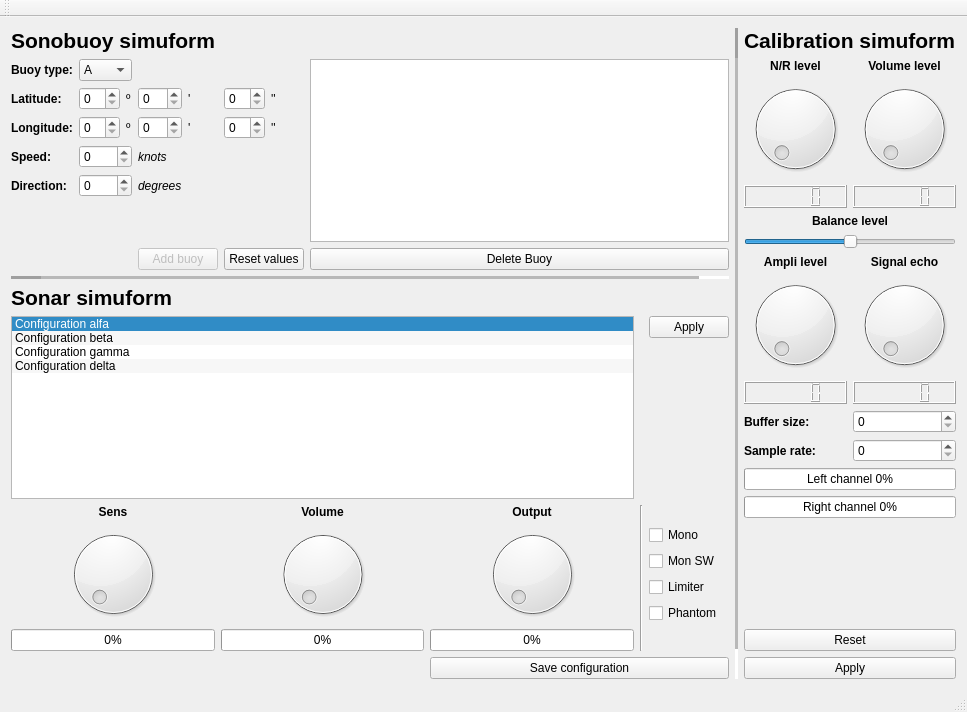
<?xml version="1.0" encoding="UTF-8"?>
<ui version="4.0">
 <class>MainWindow</class>
 <widget class="QMainWindow" name="MainWindow">
  <property name="geometry">
   <rect>
    <x>0</x>
    <y>0</y>
    <width>967</width>
    <height>712</height>
   </rect>
  </property>
  <property name="windowTitle">
   <string>MainWindow</string>
  </property>
  <widget class="QWidget" name="centralWidget">
   <layout class="QGridLayout" name="gridLayout_4">
    <item row="0" column="0">
     <layout class="QGridLayout" name="gridLayout_3">
      <property name="sizeConstraint">
       <enum>QLayout::SetMaximumSize</enum>
      </property>
      <item row="0" column="0">
       <layout class="QGridLayout" name="gridLayout">
        <item row="2" column="0">
         <widget class="QLabel" name="label">
          <property name="font">
           <font>
            <weight>75</weight>
            <bold>true</bold>
           </font>
          </property>
          <property name="text">
           <string>Latitude:</string>
          </property>
         </widget>
        </item>
        <item row="2" column="3">
         <widget class="QSpinBox" name="spinBox"/>
        </item>
        <item row="2" column="1">
         <widget class="QSpinBox" name="spinBox_2"/>
        </item>
        <item row="2" column="5">
         <widget class="QSpinBox" name="spinBox_3"/>
        </item>
        <item row="3" column="1">
         <widget class="QSpinBox" name="spinBox_4"/>
        </item>
        <item row="3" column="3">
         <widget class="QSpinBox" name="spinBox_5"/>
        </item>
        <item row="3" column="5">
         <widget class="QSpinBox" name="spinBox_6"/>
        </item>
        <item row="3" column="0">
         <widget class="QLabel" name="label_2">
          <property name="font">
           <font>
            <weight>75</weight>
            <bold>true</bold>
           </font>
          </property>
          <property name="text">
           <string>Longitude:</string>
          </property>
         </widget>
        </item>
        <item row="4" column="1" colspan="2">
         <widget class="QSpinBox" name="spinBox_7"/>
        </item>
        <item row="5" column="1" colspan="2">
         <widget class="QSpinBox" name="spinBox_8"/>
        </item>
        <item row="1" column="1" colspan="2">
         <widget class="QComboBox" name="comboBoxBuoyType">
          <item>
           <property name="text">
            <string>A</string>
           </property>
          </item>
          <item>
           <property name="text">
            <string>B</string>
           </property>
          </item>
          <item>
           <property name="text">
            <string>C</string>
           </property>
          </item>
          <item>
           <property name="text">
            <string>D</string>
           </property>
          </item>
         </widget>
        </item>
        <item row="1" column="0">
         <widget class="QLabel" name="label_3">
          <property name="font">
           <font>
            <weight>75</weight>
            <bold>true</bold>
           </font>
          </property>
          <property name="text">
           <string>Buoy type:</string>
          </property>
         </widget>
        </item>
        <item row="4" column="0">
         <widget class="QLabel" name="label_4">
          <property name="font">
           <font>
            <weight>75</weight>
            <bold>true</bold>
           </font>
          </property>
          <property name="text">
           <string>Speed:</string>
          </property>
         </widget>
        </item>
        <item row="5" column="0">
         <widget class="QLabel" name="label_5">
          <property name="font">
           <font>
            <weight>75</weight>
            <bold>true</bold>
           </font>
          </property>
          <property name="text">
           <string>Direction:</string>
          </property>
         </widget>
        </item>
        <item row="4" column="3">
         <widget class="QLabel" name="label_6">
          <property name="font">
           <font>
            <italic>true</italic>
           </font>
          </property>
          <property name="text">
           <string>knots</string>
          </property>
         </widget>
        </item>
        <item row="5" column="3">
         <widget class="QLabel" name="label_7">
          <property name="font">
           <font>
            <italic>true</italic>
           </font>
          </property>
          <property name="text">
           <string>degrees</string>
          </property>
         </widget>
        </item>
        <item row="6" column="1">
         <spacer name="verticalSpacer">
          <property name="orientation">
           <enum>Qt::Vertical</enum>
          </property>
          <property name="sizeHint" stdset="0">
           <size>
            <width>20</width>
            <height>40</height>
           </size>
          </property>
         </spacer>
        </item>
        <item row="2" column="2">
         <widget class="QLabel" name="label_8">
          <property name="text">
           <string>º</string>
          </property>
         </widget>
        </item>
        <item row="2" column="4">
         <widget class="QLabel" name="label_9">
          <property name="text">
           <string>'</string>
          </property>
         </widget>
        </item>
        <item row="2" column="6">
         <widget class="QLabel" name="label_10">
          <property name="text">
           <string>''</string>
          </property>
         </widget>
        </item>
        <item row="3" column="2">
         <widget class="QLabel" name="label_11">
          <property name="text">
           <string>º</string>
          </property>
         </widget>
        </item>
        <item row="3" column="4">
         <widget class="QLabel" name="label_12">
          <property name="text">
           <string>'</string>
          </property>
         </widget>
        </item>
        <item row="3" column="6">
         <widget class="QLabel" name="label_13">
          <property name="text">
           <string>''</string>
          </property>
         </widget>
        </item>
        <item row="7" column="5" colspan="2">
         <widget class="QPushButton" name="pb_sonobuoy_reset">
          <property name="text">
           <string>Reset values</string>
          </property>
         </widget>
        </item>
        <item row="7" column="3" colspan="2">
         <widget class="QPushButton" name="pb_sonobuoy_add">
          <property name="enabled">
           <bool>false</bool>
          </property>
          <property name="text">
           <string>Add buoy</string>
          </property>
         </widget>
        </item>
        <item row="1" column="7" rowspan="6">
         <widget class="QListWidget" name="listWidget">
          <property name="alternatingRowColors">
           <bool>true</bool>
          </property>
         </widget>
        </item>
        <item row="7" column="7">
         <widget class="QPushButton" name="pb_sonobuoy_delete">
          <property name="text">
           <string>Delete Buoy</string>
          </property>
         </widget>
        </item>
        <item row="0" column="0" colspan="6">
         <widget class="QLabel" name="label_14">
          <property name="text">
           <string>&lt;!DOCTYPE HTML PUBLIC &quot;-//W3C//DTD HTML 4.0//EN&quot; &quot;http://www.w3.org/TR/REC-html40/strict.dtd&quot;&gt;
&lt;html&gt;&lt;head&gt;&lt;meta name=&quot;qrichtext&quot; content=&quot;1&quot; /&gt;&lt;style type=&quot;text/css&quot;&gt;
p, li { white-space: pre-wrap; }
&lt;/style&gt;&lt;/head&gt;&lt;body style=&quot; font-family:'Sans'; font-size:10pt; font-weight:400; font-style:normal;&quot;&gt;
&lt;p style=&quot; margin-top:0px; margin-bottom:0px; margin-left:0px; margin-right:0px; -qt-block-indent:0; text-indent:0px;&quot;&gt;&lt;span style=&quot; font-size:16pt; font-weight:600;&quot;&gt;Sonobuoy simuform&lt;/span&gt;&lt;/p&gt;&lt;/body&gt;&lt;/html&gt;</string>
          </property>
         </widget>
        </item>
       </layout>
      </item>
      <item row="0" column="2" rowspan="3">
       <layout class="QGridLayout" name="gridLayout_5">
        <item row="0" column="0" colspan="2">
         <widget class="QLabel" name="label_15">
          <property name="text">
           <string>&lt;!DOCTYPE HTML PUBLIC &quot;-//W3C//DTD HTML 4.0//EN&quot; &quot;http://www.w3.org/TR/REC-html40/strict.dtd&quot;&gt;
&lt;html&gt;&lt;head&gt;&lt;meta name=&quot;qrichtext&quot; content=&quot;1&quot; /&gt;&lt;style type=&quot;text/css&quot;&gt;
p, li { white-space: pre-wrap; }
&lt;/style&gt;&lt;/head&gt;&lt;body style=&quot; font-family:'Sans'; font-size:10pt; font-weight:400; font-style:normal;&quot;&gt;
&lt;p style=&quot; margin-top:0px; margin-bottom:0px; margin-left:0px; margin-right:0px; -qt-block-indent:0; text-indent:0px;&quot;&gt;&lt;span style=&quot; font-size:16pt; font-weight:600;&quot;&gt;Calibration simuform&lt;/span&gt;&lt;/p&gt;&lt;/body&gt;&lt;/html&gt;</string>
          </property>
         </widget>
        </item>
        <item row="1" column="0">
         <widget class="QLabel" name="label_16">
          <property name="font">
           <font>
            <weight>75</weight>
            <bold>true</bold>
           </font>
          </property>
          <property name="text">
           <string>N/R level</string>
          </property>
          <property name="alignment">
           <set>Qt::AlignCenter</set>
          </property>
         </widget>
        </item>
        <item row="1" column="1">
         <widget class="QLabel" name="label_17">
          <property name="font">
           <font>
            <weight>75</weight>
            <bold>true</bold>
           </font>
          </property>
          <property name="text">
           <string>Volume level</string>
          </property>
          <property name="alignment">
           <set>Qt::AlignCenter</set>
          </property>
         </widget>
        </item>
        <item row="2" column="0">
         <widget class="QDial" name="di_nrLevel"/>
        </item>
        <item row="2" column="1">
         <widget class="QDial" name="di_volumeLevel"/>
        </item>
        <item row="3" column="0">
         <widget class="QLCDNumber" name="lcdNumber"/>
        </item>
        <item row="3" column="1">
         <widget class="QLCDNumber" name="lcdNumber_2"/>
        </item>
        <item row="4" column="0" colspan="2">
         <widget class="QLabel" name="label_18">
          <property name="font">
           <font>
            <weight>75</weight>
            <bold>true</bold>
           </font>
          </property>
          <property name="text">
           <string>Balance level</string>
          </property>
          <property name="alignment">
           <set>Qt::AlignCenter</set>
          </property>
         </widget>
        </item>
        <item row="5" column="0" colspan="2">
         <widget class="QSlider" name="hs_balanceLevel">
          <property name="value">
           <number>50</number>
          </property>
          <property name="orientation">
           <enum>Qt::Horizontal</enum>
          </property>
         </widget>
        </item>
        <item row="6" column="0">
         <widget class="QLabel" name="label_19">
          <property name="font">
           <font>
            <weight>75</weight>
            <bold>true</bold>
           </font>
          </property>
          <property name="text">
           <string>Ampli level</string>
          </property>
          <property name="alignment">
           <set>Qt::AlignCenter</set>
          </property>
         </widget>
        </item>
        <item row="6" column="1">
         <widget class="QLabel" name="label_20">
          <property name="font">
           <font>
            <weight>75</weight>
            <bold>true</bold>
           </font>
          </property>
          <property name="text">
           <string>Signal echo</string>
          </property>
          <property name="alignment">
           <set>Qt::AlignCenter</set>
          </property>
         </widget>
        </item>
        <item row="7" column="0">
         <widget class="QDial" name="di_ampliLevel"/>
        </item>
        <item row="7" column="1">
         <widget class="QDial" name="di_signalEcho"/>
        </item>
        <item row="8" column="0">
         <widget class="QLCDNumber" name="lc_ampliLevel"/>
        </item>
        <item row="8" column="1">
         <widget class="QLCDNumber" name="lc_signalEcho"/>
        </item>
        <item row="9" column="0">
         <widget class="QLabel" name="label_21">
          <property name="font">
           <font>
            <weight>75</weight>
            <bold>true</bold>
           </font>
          </property>
          <property name="text">
           <string>Buffer size:</string>
          </property>
         </widget>
        </item>
        <item row="9" column="1">
         <widget class="QSpinBox" name="sb_bufferSize"/>
        </item>
        <item row="10" column="0">
         <widget class="QLabel" name="label_22">
          <property name="font">
           <font>
            <weight>75</weight>
            <bold>true</bold>
           </font>
          </property>
          <property name="text">
           <string>Sample rate:</string>
          </property>
         </widget>
        </item>
        <item row="10" column="1">
         <widget class="QSpinBox" name="sb_sampleRate"/>
        </item>
        <item row="11" column="0" colspan="2">
         <widget class="QProgressBar" name="pb_left">
          <property name="value">
           <number>0</number>
          </property>
          <property name="textVisible">
           <bool>true</bool>
          </property>
          <property name="invertedAppearance">
           <bool>false</bool>
          </property>
          <property name="format">
           <string>Left channel %p%</string>
          </property>
         </widget>
        </item>
        <item row="12" column="0" colspan="2">
         <widget class="QProgressBar" name="pb_right">
          <property name="value">
           <number>0</number>
          </property>
          <property name="textVisible">
           <bool>true</bool>
          </property>
          <property name="invertedAppearance">
           <bool>false</bool>
          </property>
          <property name="format">
           <string>Right channel %p%</string>
          </property>
         </widget>
        </item>
        <item row="13" column="0" colspan="2">
         <spacer name="verticalSpacer_2">
          <property name="orientation">
           <enum>Qt::Vertical</enum>
          </property>
          <property name="sizeHint" stdset="0">
           <size>
            <width>20</width>
            <height>40</height>
           </size>
          </property>
         </spacer>
        </item>
        <item row="14" column="0" colspan="2">
         <widget class="QPushButton" name="pb_calibration_reset">
          <property name="text">
           <string>Reset</string>
          </property>
         </widget>
        </item>
        <item row="15" column="0" colspan="2">
         <widget class="QPushButton" name="pb_calibration_apply">
          <property name="text">
           <string>Apply</string>
          </property>
         </widget>
        </item>
       </layout>
      </item>
      <item row="2" column="0">
       <layout class="QGridLayout" name="gridLayout_2">
        <item row="5" column="2" rowspan="4">
         <widget class="QDial" name="dial_5"/>
        </item>
        <item row="5" column="1" rowspan="4">
         <widget class="QDial" name="dial_6"/>
        </item>
        <item row="5" column="0" rowspan="4">
         <widget class="QDial" name="dial_7"/>
        </item>
        <item row="7" column="4">
         <widget class="QCheckBox" name="checkBox">
          <property name="text">
           <string>Limiter</string>
          </property>
         </widget>
        </item>
        <item row="8" column="4">
         <widget class="QCheckBox" name="checkBox_2">
          <property name="text">
           <string>Phantom</string>
          </property>
         </widget>
        </item>
        <item row="5" column="4">
         <widget class="QCheckBox" name="checkBox_3">
          <property name="text">
           <string>Mono</string>
          </property>
         </widget>
        </item>
        <item row="6" column="4">
         <widget class="QCheckBox" name="checkBox_4">
          <property name="text">
           <string>Mon SW</string>
          </property>
         </widget>
        </item>
        <item row="10" column="2" colspan="3">
         <widget class="QPushButton" name="pb_sonar_save">
          <property name="text">
           <string>Save configuration</string>
          </property>
         </widget>
        </item>
        <item row="1" column="0" colspan="2">
         <widget class="QLabel" name="label_23">
          <property name="text">
           <string>&lt;!DOCTYPE HTML PUBLIC &quot;-//W3C//DTD HTML 4.0//EN&quot; &quot;http://www.w3.org/TR/REC-html40/strict.dtd&quot;&gt;
&lt;html&gt;&lt;head&gt;&lt;meta name=&quot;qrichtext&quot; content=&quot;1&quot; /&gt;&lt;style type=&quot;text/css&quot;&gt;
p, li { white-space: pre-wrap; }
&lt;/style&gt;&lt;/head&gt;&lt;body style=&quot; font-family:'Sans'; font-size:10pt; font-weight:400; font-style:normal;&quot;&gt;
&lt;p style=&quot; margin-top:0px; margin-bottom:0px; margin-left:0px; margin-right:0px; -qt-block-indent:0; text-indent:0px;&quot;&gt;&lt;span style=&quot; font-size:16pt; font-weight:600;&quot;&gt;Sonar simuform&lt;/span&gt;&lt;/p&gt;&lt;/body&gt;&lt;/html&gt;</string>
          </property>
         </widget>
        </item>
        <item row="2" column="0" rowspan="2" colspan="3">
         <widget class="QListWidget" name="listWidget_2">
          <property name="alternatingRowColors">
           <bool>true</bool>
          </property>
          <property name="selectionBehavior">
           <enum>QAbstractItemView::SelectRows</enum>
          </property>
          <property name="currentRow">
           <number>0</number>
          </property>
          <property name="sortingEnabled">
           <bool>false</bool>
          </property>
          <item>
           <property name="text">
            <string>Configuration alfa</string>
           </property>
          </item>
          <item>
           <property name="text">
            <string>Configuration beta</string>
           </property>
          </item>
          <item>
           <property name="text">
            <string>Configuration gamma</string>
           </property>
          </item>
          <item>
           <property name="text">
            <string>Configuration delta</string>
           </property>
          </item>
         </widget>
        </item>
        <item row="2" column="4">
         <widget class="QPushButton" name="pb_sonar_apply">
          <property name="text">
           <string>Apply</string>
          </property>
         </widget>
        </item>
        <item row="3" column="4">
         <spacer name="verticalSpacer_4">
          <property name="orientation">
           <enum>Qt::Vertical</enum>
          </property>
          <property name="sizeHint" stdset="0">
           <size>
            <width>20</width>
            <height>40</height>
           </size>
          </property>
         </spacer>
        </item>
        <item row="4" column="2">
         <widget class="QLabel" name="label_26">
          <property name="font">
           <font>
            <weight>75</weight>
            <bold>true</bold>
           </font>
          </property>
          <property name="text">
           <string>Output</string>
          </property>
          <property name="alignment">
           <set>Qt::AlignCenter</set>
          </property>
         </widget>
        </item>
        <item row="4" column="1">
         <widget class="QLabel" name="label_25">
          <property name="font">
           <font>
            <weight>75</weight>
            <bold>true</bold>
           </font>
          </property>
          <property name="text">
           <string>Volume</string>
          </property>
          <property name="alignment">
           <set>Qt::AlignCenter</set>
          </property>
         </widget>
        </item>
        <item row="4" column="0">
         <widget class="QLabel" name="label_24">
          <property name="font">
           <font>
            <weight>75</weight>
            <bold>true</bold>
           </font>
          </property>
          <property name="text">
           <string>Sens</string>
          </property>
          <property name="alignment">
           <set>Qt::AlignCenter</set>
          </property>
         </widget>
        </item>
        <item row="9" column="2">
         <widget class="QProgressBar" name="progressBar_5">
          <property name="value">
           <number>0</number>
          </property>
         </widget>
        </item>
        <item row="9" column="1">
         <widget class="QProgressBar" name="progressBar_4">
          <property name="value">
           <number>0</number>
          </property>
         </widget>
        </item>
        <item row="9" column="0">
         <widget class="QProgressBar" name="progressBar_3">
          <property name="value">
           <number>0</number>
          </property>
         </widget>
        </item>
        <item row="4" column="3" rowspan="6">
         <widget class="Line" name="line">
          <property name="orientation">
           <enum>Qt::Vertical</enum>
          </property>
         </widget>
        </item>
       </layout>
      </item>
      <item row="0" column="1" rowspan="3">
       <widget class="Line" name="line_2">
        <property name="frameShadow">
         <enum>QFrame::Sunken</enum>
        </property>
        <property name="lineWidth">
         <number>30</number>
        </property>
        <property name="midLineWidth">
         <number>4</number>
        </property>
        <property name="orientation">
         <enum>Qt::Vertical</enum>
        </property>
       </widget>
      </item>
      <item row="1" column="0">
       <widget class="Line" name="line_5">
        <property name="frameShadow">
         <enum>QFrame::Sunken</enum>
        </property>
        <property name="lineWidth">
         <number>30</number>
        </property>
        <property name="midLineWidth">
         <number>4</number>
        </property>
        <property name="orientation">
         <enum>Qt::Horizontal</enum>
        </property>
       </widget>
      </item>
     </layout>
    </item>
   </layout>
  </widget>
  <widget class="QToolBar" name="mainToolBar">
   <attribute name="toolBarArea">
    <enum>TopToolBarArea</enum>
   </attribute>
   <attribute name="toolBarBreak">
    <bool>false</bool>
   </attribute>
  </widget>
  <widget class="QStatusBar" name="statusBar"/>
  <action name="actionExit">
   <property name="text">
    <string>&amp;Exit</string>
   </property>
  </action>
  <action name="action_Reset_all">
   <property name="text">
    <string>&amp;Reset all!!!</string>
   </property>
  </action>
 </widget>
 <layoutdefault spacing="6" margin="11"/>
 <resources/>
 <connections/>
</ui>
